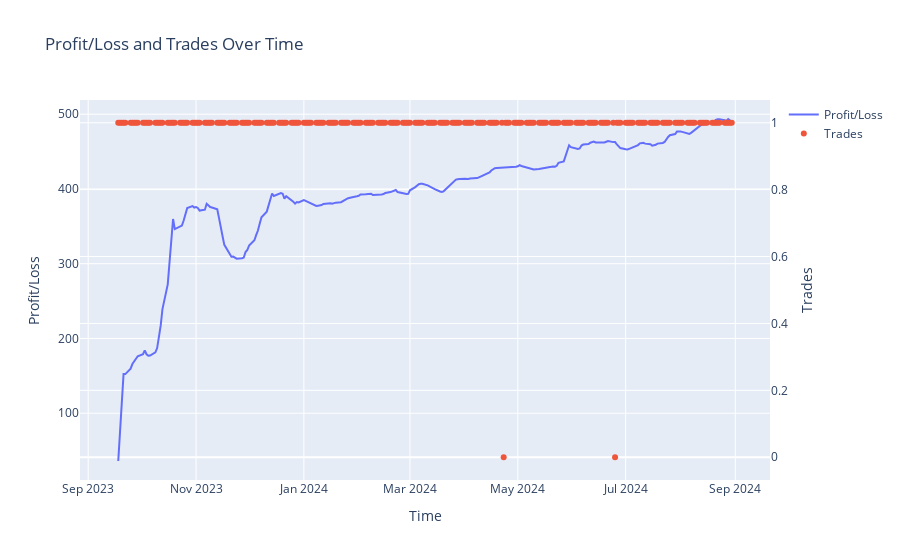

This figure's notebook cell:
### Code cell
#volatility = "rolling"
volatility = "sGARCH_norm"
#volatility = "fiGARCH_sstd"
#volatility = "rolling"

cointegration_study_params = {
    "volatility": volatility,
    "rolling_window_range": [5,60,5],
    "lower_threshold_range": [0,2.0,0.01],
    "criteria": "mean_returns",
    "min_trades": 10,
    "verbose": True,
    "plot": True
}

study_params = {
    "volatility": volatility,
    "rolling_window_range": [5,60,5],
    "lower_threshold_range": [0.0,2.0,0.01],
    "criteria": "mean_returns",
    "min_trades": 10,
    "verbose": True,
    "plot": True
}
best_profit, best_rolling_window, best_lower_threshold = validation_ts.study(**cointegration_study_params)

### Figure 1 — Plotly figure (JSON) as saved in the notebook; plotly's stock layout.template omitted (floating-point values rounded to 4 significant figures; data arrays with more than 128 entries replaced by an {"elided": "..."} marker saying what was removed)
{"data": [{"mode": "lines", "name": "Profit/Loss", "type": "scatter", "x": {"elided": "250 str values"}, "y": {"elided": "250 float values"}}, {"mode": "markers", "name": "Trades", "type": "scatter", "x": {"elided": "250 str values"}, "y": {"elided": "250 int values"}, "yaxis": "y2"}], "layout": {"title": {"text": "Profit/Loss and Trades Over Time"}, "xaxis": {"title": {"text": "Time"}}, "yaxis": {"title": {"text": "Profit/Loss"}}, "yaxis2": {"overlaying": "y", "side": "right", "title": {"text": "Trades"}}}}
